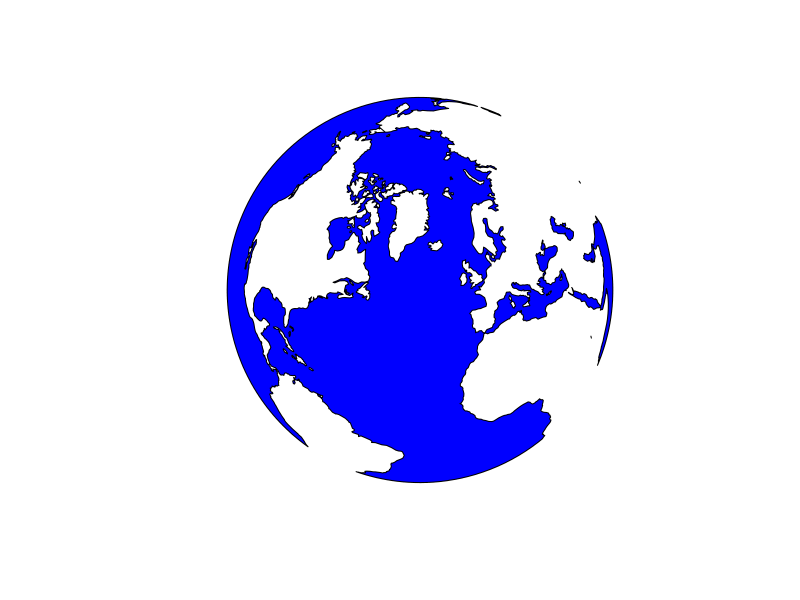
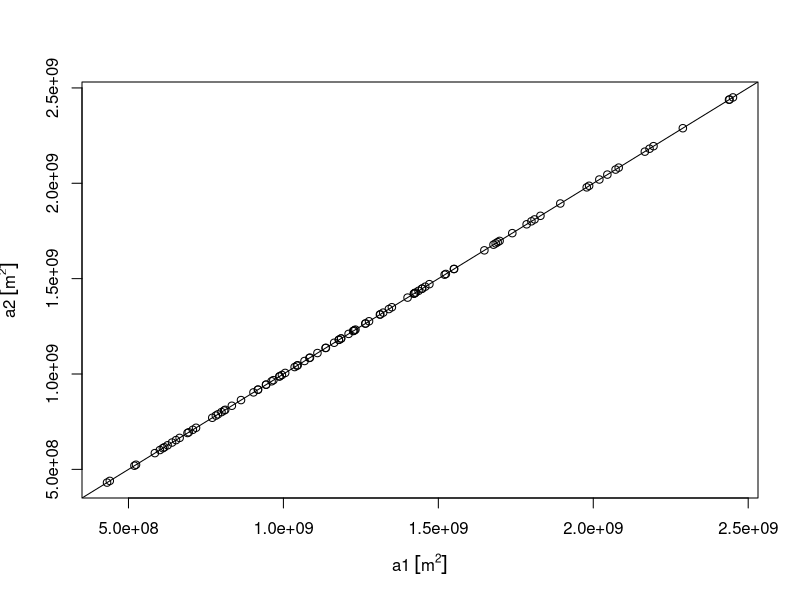
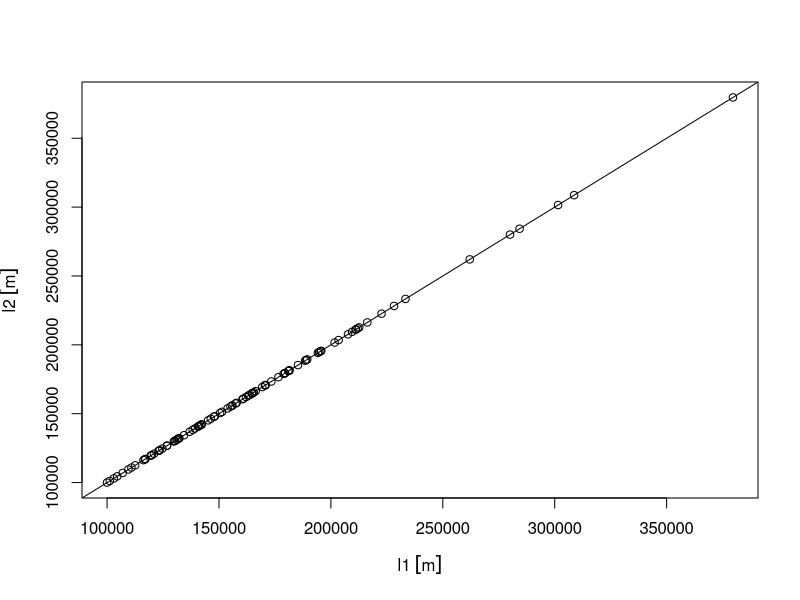
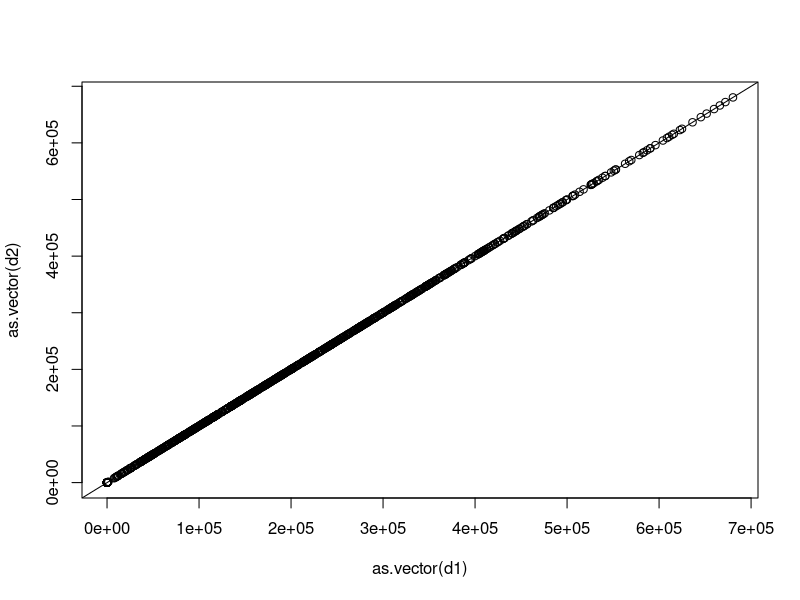
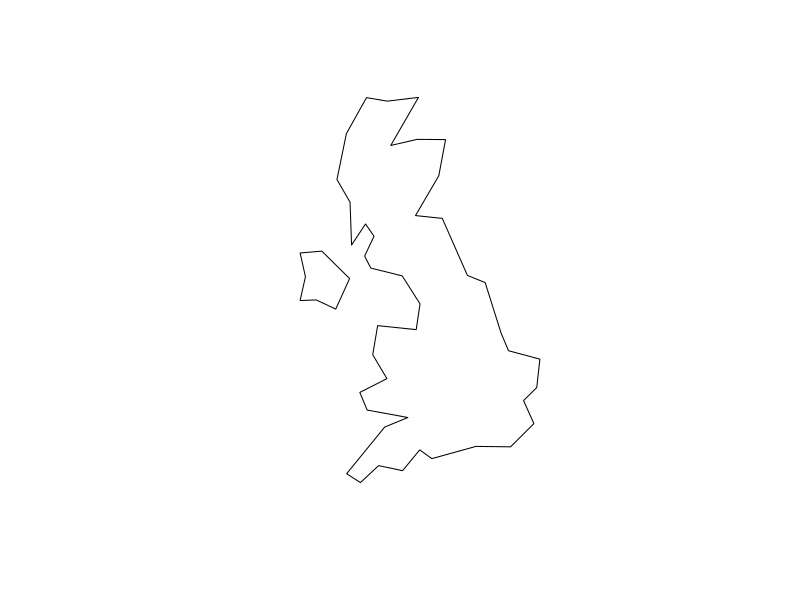
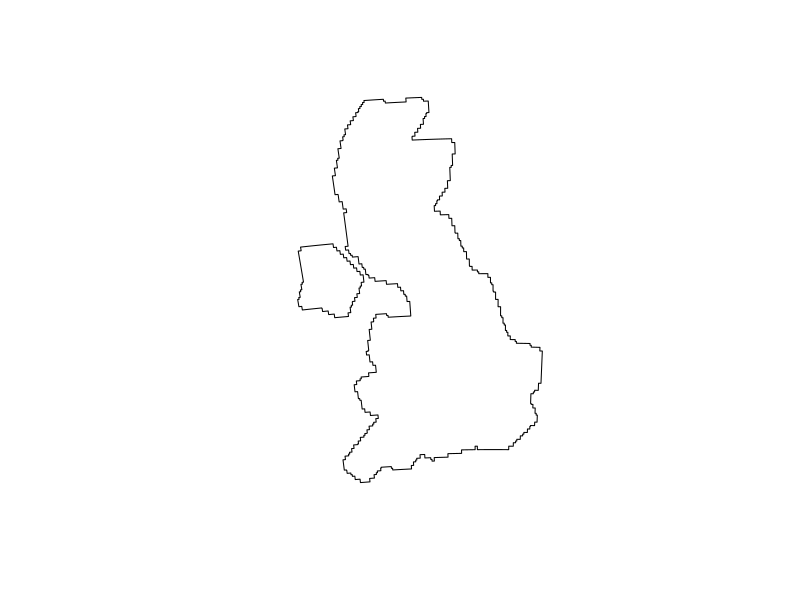
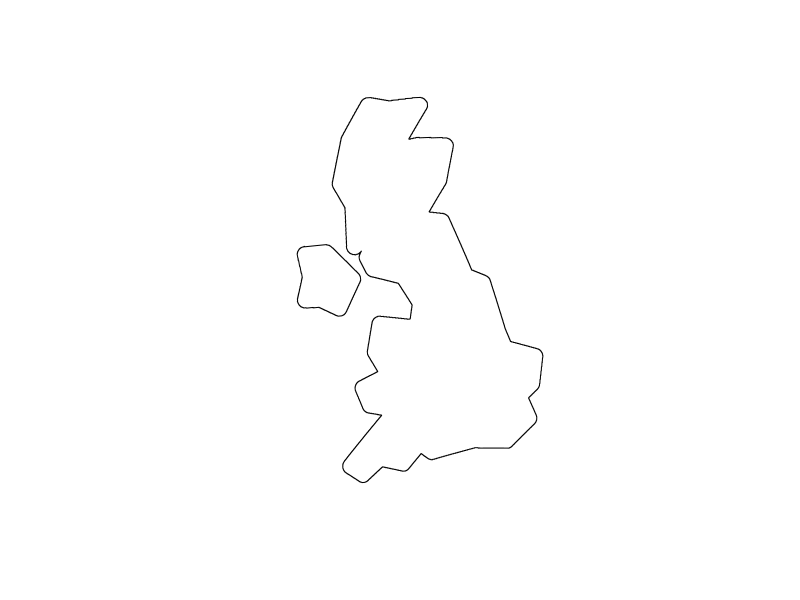
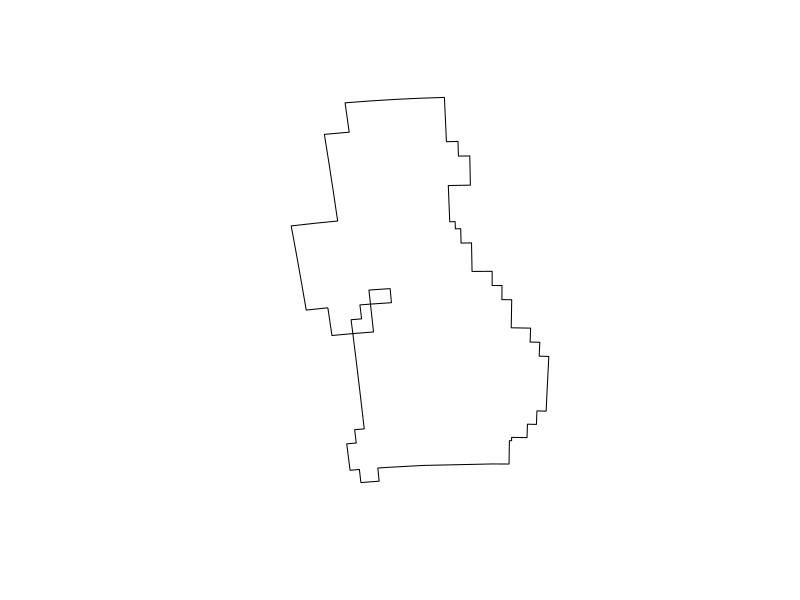

Source code (R) for these figures, in order:
## ---- chunk 1
knitr::opts_chunk$set(collapse = TRUE)
## ---- chunk 2
library(sf)
s2_available = !inherits(try(sf_use_s2(TRUE), silent=TRUE), "try-error")
s2_available
## ---- chunk 3
library(s2)
## ---- chunk 4
nc = read_sf(system.file("gpkg/nc.gpkg", package="sf")) # wrong ring directions
s2_area(st_as_s2(nc, oriented = FALSE)[1:3]) # corrects ring direction, correct area:
s2_area(st_as_s2(nc, oriented = TRUE)[1:3]) # wrong direction: Earth's surface minus area
nc = read_sf(system.file("gpkg/nc.gpkg", package="sf"), check_ring_dir = TRUE)
s2_area(st_as_s2(nc, oriented = TRUE)[1:3]) # no second correction needed here:
## ---- chunk 5
g = as_s2_geography(TRUE)
g
## ---- chunk 6
co = s2_data_countries()
oc = s2_difference(g, s2_union_agg(co)) # oceans
b = s2_buffer_cells(as_s2_geography("POINT(-30 52)"), 9800000) # visible half
i = s2_intersection(b, oc) # visible ocean
plot(st_transform(st_as_sfc(i), "+proj=ortho +lat_0=52 +lon_0=-30"), col = 'blue')
## ---- chunk 7
s2_area(oc) / s2_area(g)
## ---- chunk 8
a = as_s2_geography("POINT(0 0)")
b = as_s2_geography("POLYGON((0 0,1 0,1 1,0 1,0 0))")
s2_intersects(a, b, s2_options(model = "open")) 
s2_intersects(a, b, s2_options(model = "closed"))
s2_intersects(a, b, s2_options(model = "semi-open")) # a toss
s2_intersects(a, b) # default: semi-open
## ---- chunk 9
fiji = s2_data_countries("Fiji")
aa = s2_data_countries("Antarctica")
s2_bounds_cap(fiji)
s2_bounds_rect(c(fiji,aa))
## ---- chunk 10
sf_use_s2()
## ---- chunk 11
sf_use_s2(FALSE)
## ---- chunk 12
sf_use_s2(TRUE)
## ---- chunk 13
library(sf)
library(units)
nc = read_sf(system.file("gpkg/nc.gpkg", package="sf"))
sf_use_s2(TRUE)
a1 = st_area(nc)
sf_use_s2(FALSE)
a2 = st_area(nc)
plot(a1, a2)
abline(0, 1)
summary((a1 - a2)/a1)
## ---- chunk 14
nc_ls = st_cast(nc, "MULTILINESTRING")
l1 = st_length(nc_ls)
l2 = st_length(nc_ls, use_lwgeom = TRUE)
plot(l1 , l2)
abline(0, 1)
summary((l1-l2)/l1)
## ---- chunk 15
d1 = st_distance(nc, nc[1:10,])
d2 = st_distance(nc, nc[1:10,], use_lwgeom = TRUE)
dim(d1)
dim(d2)
plot(as.vector(d1), as.vector(d2))
abline(0, 1)
summary(as.vector(d1)-as.vector(d2))
## ---- chunk 16
uk = s2_data_countries("United Kingdom")
class(uk)
uk_sfc = st_as_sfc(uk) 
uk_buffer = s2_buffer_cells(uk, distance = 20000)
uk_buffer2 = s2_buffer_cells(uk, distance = 20000, max_cells = 10000)
uk_buffer3 = s2_buffer_cells(uk, distance = 20000, max_cells = 100)
class(uk_buffer)
plot(uk_sfc)
plot(st_as_sfc(uk_buffer))
plot(st_as_sfc(uk_buffer2))
plot(st_as_sfc(uk_buffer3))
## ---- chunk 17
# the sf way
system.time({
  uk_projected = st_transform(uk_sfc, 27700)
  uk_buffer_sf = st_buffer(uk_projected, dist = 20000)
})
# sf way with few than the 30 segments in the buffer
system.time({
  uk_projected = st_transform(uk_sfc, 27700)
  uk_buffer_sf2 = st_buffer(uk_projected, dist = 20000, nQuadSegs = 4)
})
# s2 with default cell size
system.time({
  uk_buffer = s2_buffer_cells(uk, distance = 20000)
})
# s2 with 10000 cells
system.time({
  uk_buffer2 = s2_buffer_cells(uk, distance = 20000, max_cells = 10000)
})
# s2 with 100 cells
system.time({
  uk_buffer2 = s2_buffer_cells(uk, distance = 20000, max_cells = 100)
})
